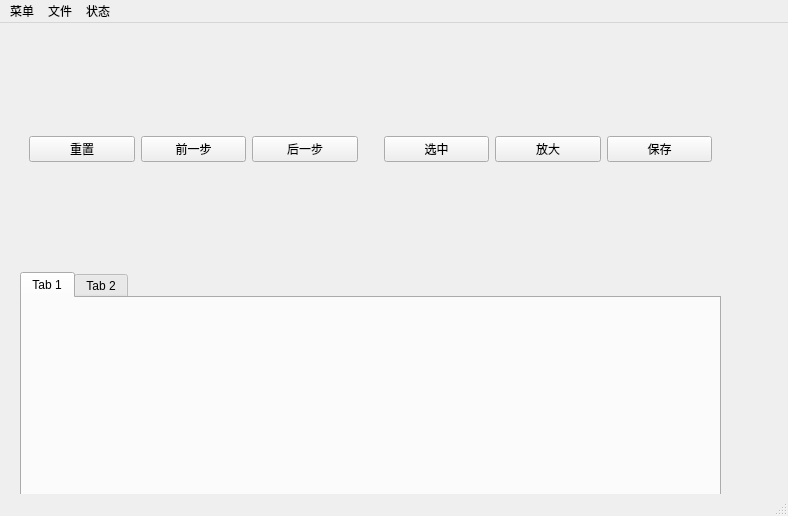
<?xml version="1.0" encoding="UTF-8"?>
<ui version="4.0">
 <class>MainWindow</class>
 <widget class="QMainWindow" name="MainWindow">
  <property name="geometry">
   <rect>
    <x>0</x>
    <y>0</y>
    <width>788</width>
    <height>516</height>
   </rect>
  </property>
  <property name="windowTitle">
   <string>曲线翻页</string>
  </property>
  <widget class="QWidget" name="centralwidget">
   <widget class="QWidget" name="main_widget" native="true">
    <property name="geometry">
     <rect>
      <x>20</x>
      <y>10</y>
      <width>701</width>
      <height>471</height>
     </rect>
    </property>
    <layout class="QVBoxLayout" name="verticalLayout">
     <item>
      <widget class="QStackedWidget" name="toolbar_stackedWidget">
       <widget class="QWidget" name="page">
        <layout class="QHBoxLayout" name="horizontalLayout">
         <item>
          <widget class="QPushButton" name="reset_Button">
           <property name="text">
            <string>重置</string>
           </property>
          </widget>
         </item>
         <item>
          <widget class="QPushButton" name="forward_Button">
           <property name="text">
            <string>前一步</string>
           </property>
          </widget>
         </item>
         <item>
          <widget class="QPushButton" name="back_Button">
           <property name="text">
            <string>后一步</string>
           </property>
          </widget>
         </item>
         <item>
          <spacer name="verticalSpacer">
           <property name="orientation">
            <enum>Qt::Vertical</enum>
           </property>
           <property name="sizeHint" stdset="0">
            <size>
             <width>20</width>
             <height>40</height>
            </size>
           </property>
          </spacer>
         </item>
         <item>
          <widget class="QPushButton" name="pan_pushButton">
           <property name="text">
            <string>选中</string>
           </property>
          </widget>
         </item>
         <item>
          <widget class="QPushButton" name="zoom_pushButton">
           <property name="text">
            <string>放大</string>
           </property>
          </widget>
         </item>
         <item>
          <widget class="QPushButton" name="save_pushButton">
           <property name="text">
            <string>保存</string>
           </property>
          </widget>
         </item>
        </layout>
       </widget>
       <widget class="QWidget" name="page_2"/>
      </widget>
     </item>
     <item>
      <widget class="QTabWidget" name="stack_tabWidget">
       <property name="currentIndex">
        <number>0</number>
       </property>
       <widget class="QWidget" name="tab">
        <attribute name="title">
         <string>Tab 1</string>
        </attribute>
       </widget>
       <widget class="QWidget" name="tab_2">
        <attribute name="title">
         <string>Tab 2</string>
        </attribute>
       </widget>
      </widget>
     </item>
    </layout>
   </widget>
  </widget>
  <widget class="QMenuBar" name="main_menubar">
   <property name="geometry">
    <rect>
     <x>0</x>
     <y>0</y>
     <width>788</width>
     <height>23</height>
    </rect>
   </property>
   <widget class="QMenu" name="menu">
    <property name="title">
     <string>菜单</string>
    </property>
   </widget>
   <widget class="QMenu" name="file_menu">
    <property name="title">
     <string>文件</string>
    </property>
    <addaction name="plot_save_action"/>
   </widget>
   <widget class="QMenu" name="menu_3">
    <property name="title">
     <string>状态</string>
    </property>
   </widget>
   <addaction name="menu"/>
   <addaction name="file_menu"/>
   <addaction name="menu_3"/>
  </widget>
  <widget class="QStatusBar" name="statusbar"/>
  <action name="plot_save_action">
   <property name="text">
    <string>保存图片</string>
   </property>
  </action>
 </widget>
 <resources/>
 <connections/>
</ui>
